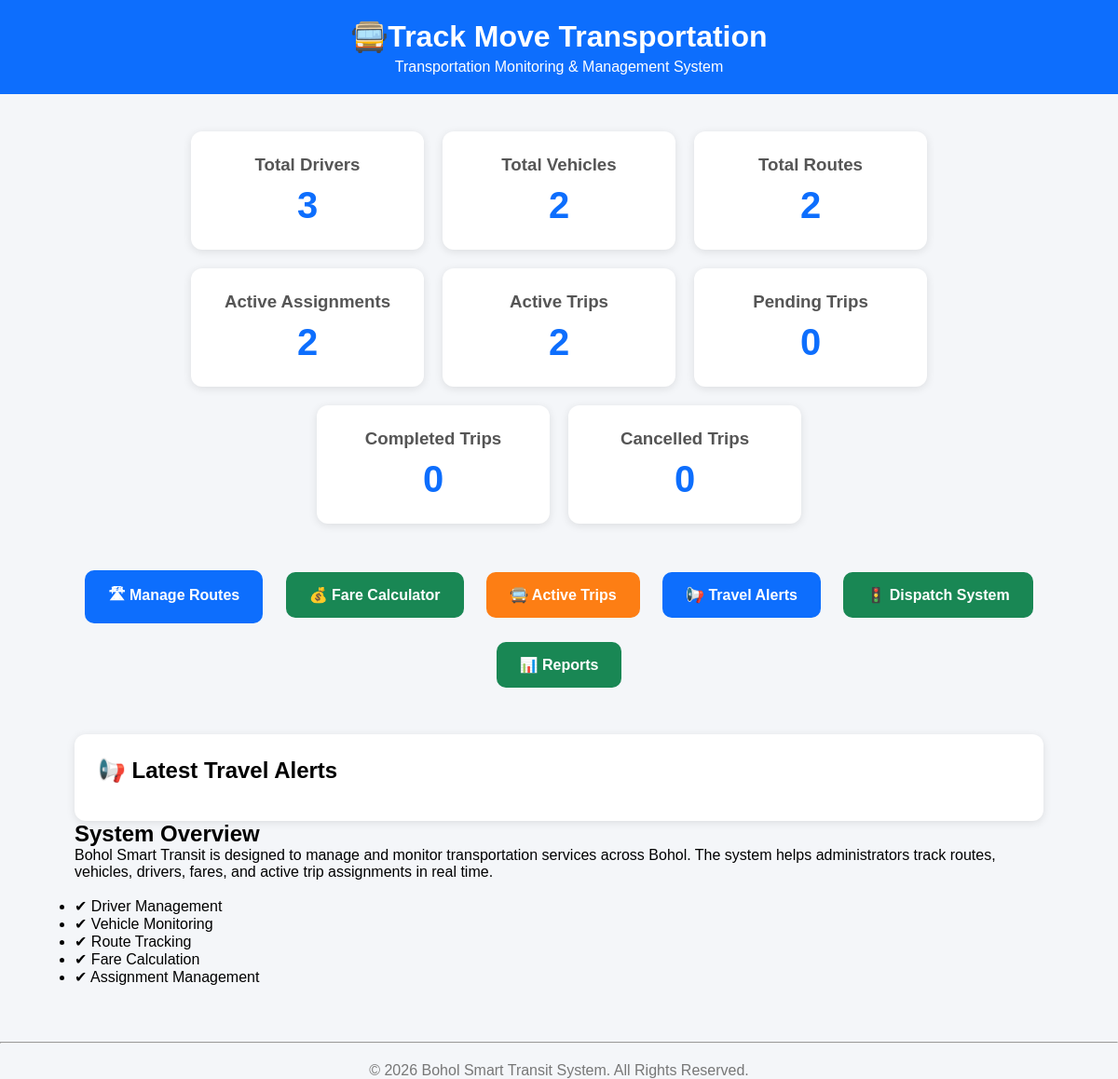
The app's page /, older data.
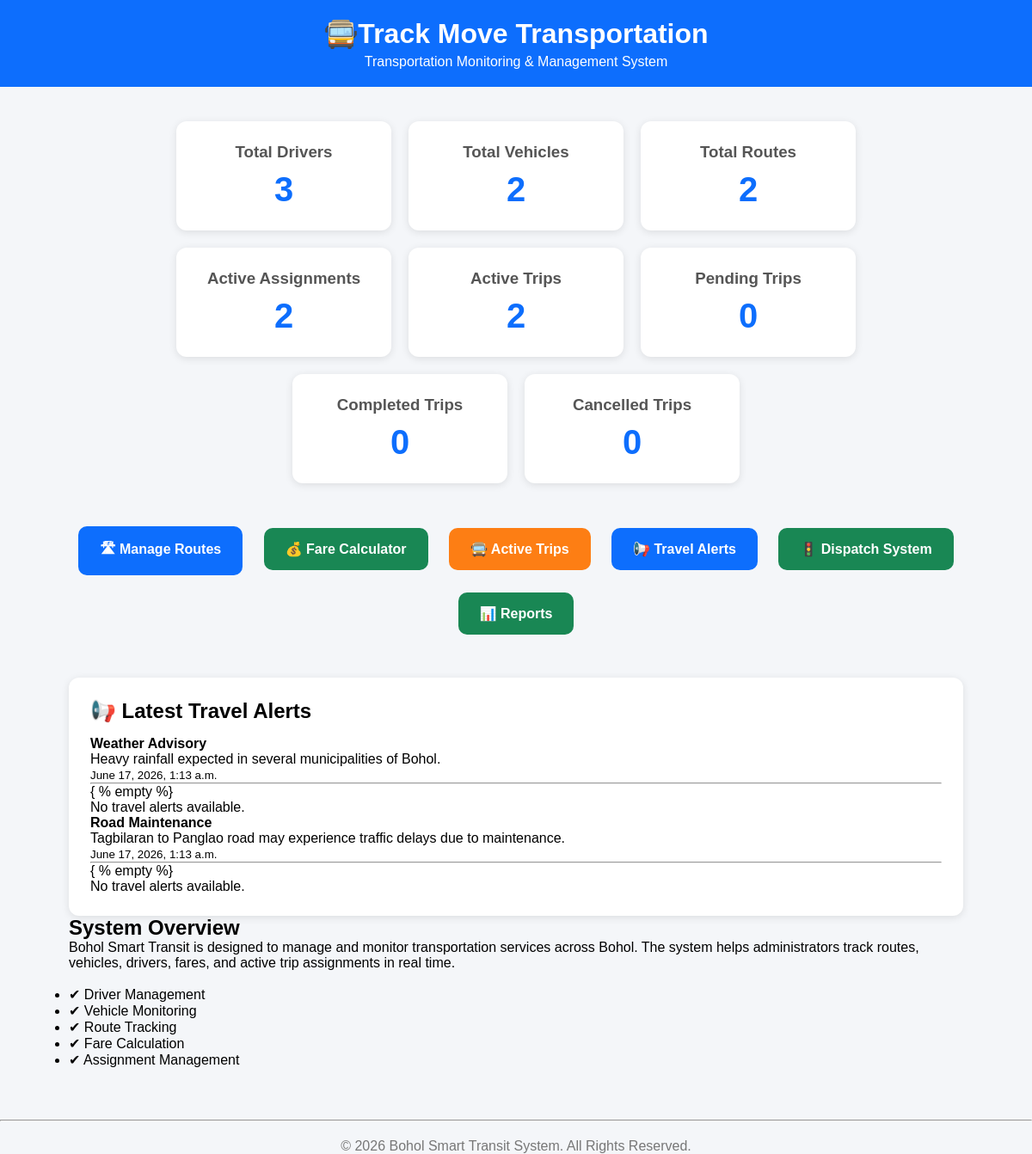
The same page, newer data.
### core/models.py (models this page shows, shortened)
class Alert(models.Model):
    title = models.CharField(max_length=200)
    message = models.TextField()
    created_at = models.DateTimeField(auto_now_add=True)

### core/views.py (the view)
# urls.py: path('', views.dashboard, name='dashboard'),
def dashboard(request):
    total_drivers = Driver.objects.count()
    total_vehicles = Vehicle.objects.count()
    total_routes = Route.objects.count()
    active_assignments = Assignment.objects.filter(status='ACTIVE').count()
    latest_alerts = Alert.objects.order_by('-created_at')[:5]
    active_trips = Assignment.objects.filter(status='ACTIVE').count()
    pending_trips = Assignment.objects.filter(status='PENDING').count()
    completed_trips = Assignment.objects.filter(status='COMPLETED').count()
    cancelled_trips = Assignment.objects.filter(status='CANCELLED').count()
    context = {
        'total_drivers': total_drivers,
        'total_vehicles': total_vehicles,
        'total_routes': total_routes,
        'active_assignments': active_assignments,
        'latest_alerts': latest_alerts,
        'active_trips': active_trips,
        'pending_trips': pending_trips,
        'completed_trips': completed_trips,
        'cancelled_trips': cancelled_trips,
    }
    return render(request, 'core/dashboard.html', context)

### core/templates/core/dashboard.html (shortened to what this page needs)
<!DOCTYPE html>
<html lang="en">
<head>
</head>
<body>
    <div class="header">
        <h1>🚍Track Move Transportation </h1>
        <p>Transportation Monitoring & Management System</p>
    </div>
    <div class="container">
        <div class="cards">
            <div class="card">
                <h3>Total Drivers</h3>
                <div class="number">{{ total_drivers }}</div>
            </div>
            <div class="card">
                <h3>Total Vehicles</h3>
                <div class="number">{{ total_vehicles }}</div>
            </div>
            <div class="card">
                <h3>Total Routes</h3>
                <div class="number">{{ total_routes }}</div>
            </div>
            <div class="card">
                <h3>Active Assignments</h3>
                <div class="number">{{ active_assignments }}</div>
            </div>
                <div class="card">
        <h3>Active Trips</h3>
    <div class="number">{{ active_trips }}</div>
            </div>
    <div class="card">
        <h3>Pending Trips</h3>
            <div class="number">{{ pending_trips }}</div>
        </div>
        <div class="card">
        <h3>Completed Trips</h3>
        <div class="number">{{ completed_trips }}</div>
    </div>
    <div class="card">
        <h3>Cancelled Trips</h3>
    <div class="number">{{ cancelled_trips }}</div>
</div>
        </div>
        <div class="menu">
            <a href="{% url 'routes' %}" class="btn routes-btn">
                🛣 Manage Routes
            </a>
            <a href="{% url 'fare' %}" class="btn fare-btn">
                💰 Fare Calculator
            </a>
            <a href="{% url 'trips' %}" class="btn trips-btn">
                🚍 Active Trips
            </a>
            <a href="{% url 'alerts' %}" class="btn routes-btn">
                📢 Travel Alerts
            </a>
            <a href="{% url 'dispatch' %}" class="btn fare-btn">
                🚦 Dispatch System
            </a>
            <a href="{% url 'reports' %}" class="btn fare-btn">
                📊 Reports
            </a>
        </div>
        <div class="overview">
            <h2>📢 Latest Travel Alerts</h2>
    {% for alert in latest_alerts %}
    <div class="alert-item">
        <h4>{{ alert.title }}</h4>
        <p>{{ alert.message }}</p>
        <small>{{ alert.created_at }}</small>
    </div>
    <hr class="alert-divider">
    {  % empty %}
     <p>No travel alerts available.</p>
    {% endfor %}
</div>
            <h2>System Overview</h2>
            <p>
                Bohol Smart Transit is designed to manage and monitor
                transportation services across Bohol. The system helps
                administrators track routes, vehicles, drivers, fares,
                and active trip assignments in real time.
            </p>
            <br>
            <ul>
                <li>✔ Driver Management</li>
                <li>✔ Vehicle Monitoring</li>
                <li>✔ Route Tracking</li>
                <li>✔ Fare Calculation</li>
                <li>✔ Assignment Management</li>
            </ul>
        </div>
        <div class="footer">
            <hr class="footer-line">
            <p>© 2026 Bohol Smart Transit System. All Rights Reserved.</p>
        </div>
</body>
</html>

Row changes from the older to the newer data that the page shows:
added Alert: title "Weather Advisory", message "Heavy rainfall expected in several municipalities of Bohol.", created_at "June 17, 2026, 1:13 a.m."
added Alert: title "Road Maintenance", message "Tagbilaran to Panglao road may experience traffic delays due to maintenance.", created_at "June 17, 2026, 1:13 a.m."
